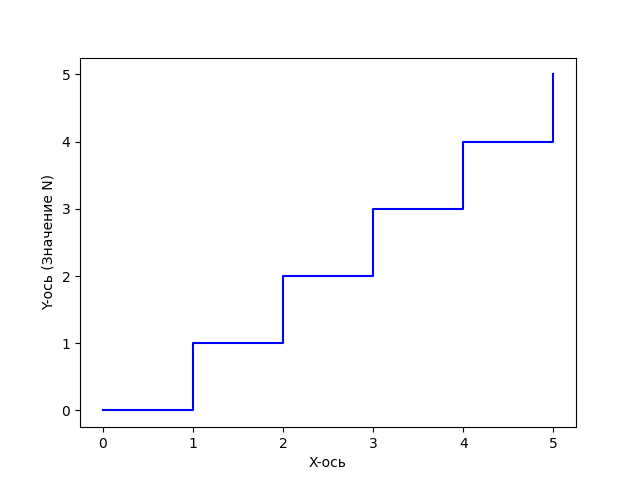

Generate this figure with Python:
import numpy as np
import matplotlib.pyplot as plt

def draw_ladder(num_steps):

    x_values = np.linspace(0, num_steps, num_steps * 100 + 1)
    
    y_values = np.floor(x_values)
    
    plt.step(x_values, y_values, where='post', color='blue')
    plt.xlabel('X-ось')
    plt.ylabel('Y-ось (Значение N)')

draw_ladder(5)

plt.savefig('DZdop4.png')
